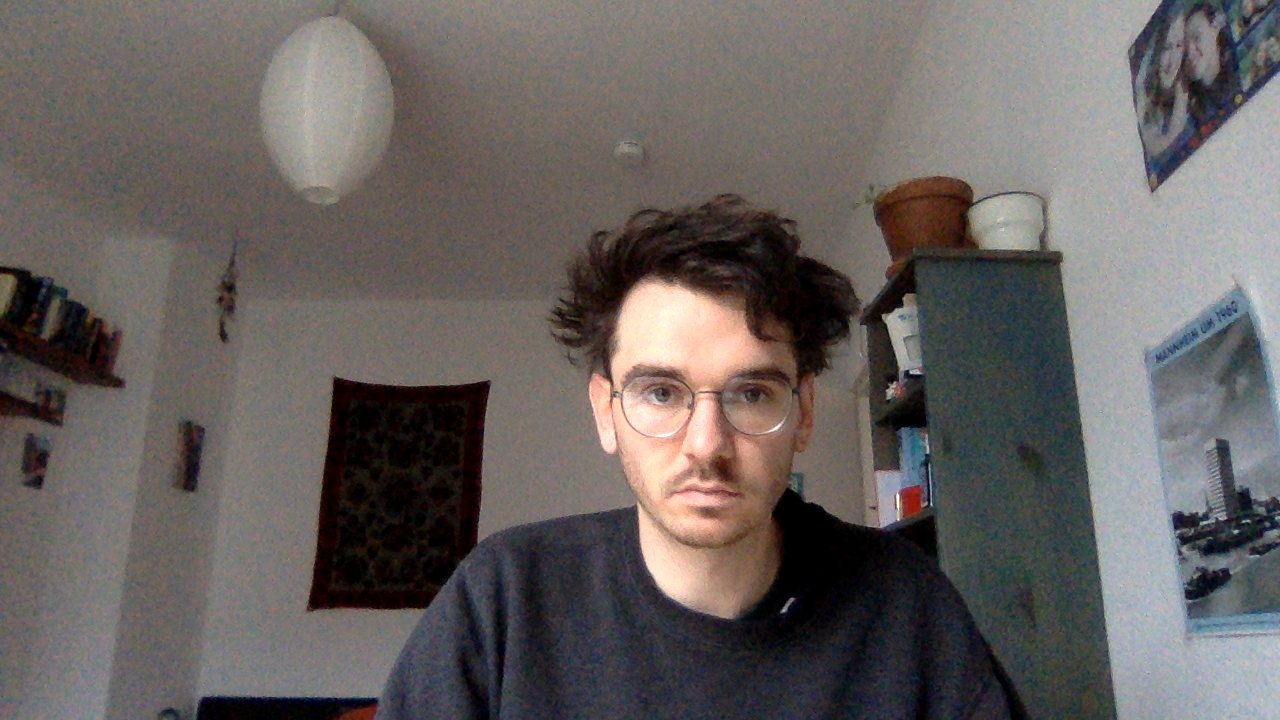
#> input picture edge_detection_sobel_operator/test.png, 1280 x 720 px, given in place of test.jpg, which was not available
$ python open_cv_tut_5.py
#> lines starting #> are read from the running program, lines starting #| are printed output that depends on the picture; after the words box and inside, x2 and y2 are one past the last pixel; in counts of white or black regions, pixels touching at a corner belong together; pictures that were not available may be replaced by others from this repository, and a replacement may not be noted
import 	cv2
import numpy as np
img1 = cv2.imread('test.jpg')
#> img1 is the input picture: shape (720, 1280, 3); mean B, G, R 95.9, 98, 103.2
img2 = cv2.imread('test_2.jpg')
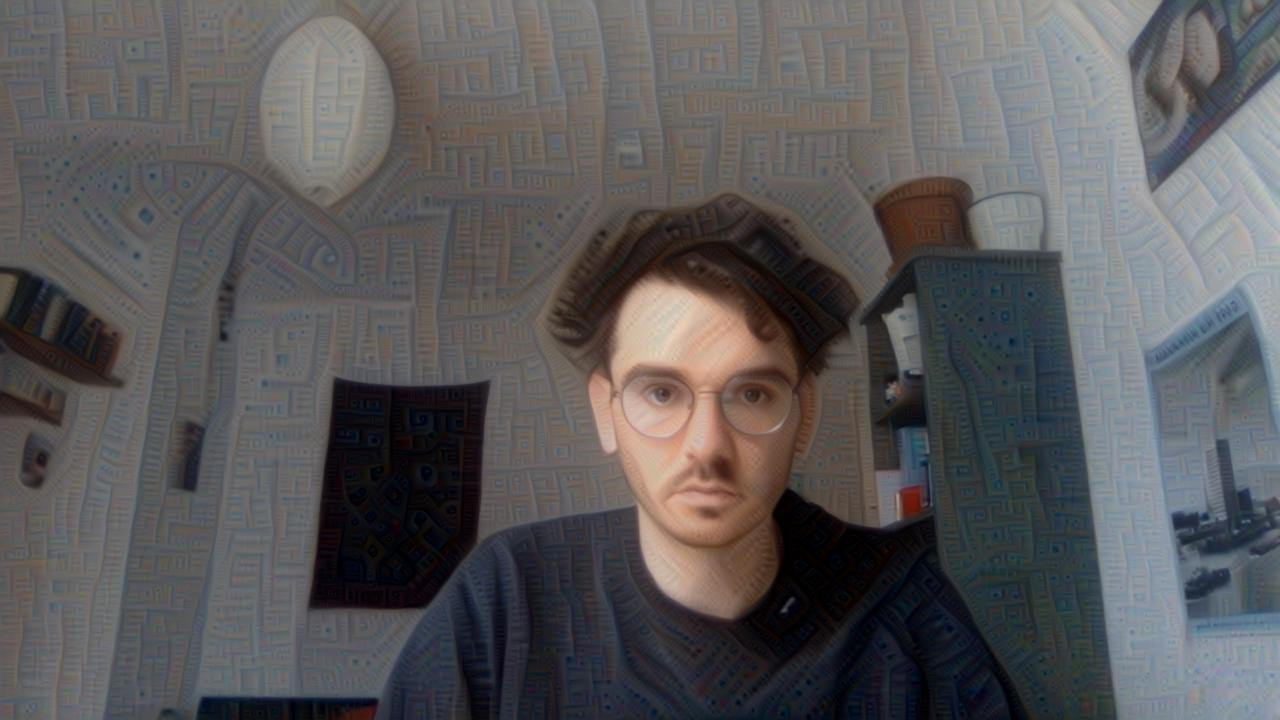
#> input picture edge_detection_sobel_operator/picture_dreamed.jpg, 1280 x 720 px, given in place of test_2.jpg, which was not available
#> img2 is the input picture: shape (720, 1280, 3); mean B, G, R 89.7, 88.4, 89.9
logo = cv2.imread('test_3.jpg')
height, width, channels = img1.shape
#> height = 720; width = 1280; channels = 3
height1, width2, channels3 = img2.shape
#> height1 = 720; width2 = 1280; channels3 = 3

#print(height1,width2,channels3)
#print(height,width,channels)

rows,cols,channels = logo.shape
#> rows = 720; cols = 1280

roi = img1[0:rows, 0:cols]

logo2gray = cv2.cvtColor(logo, cv2.COLOR_BGR2GRAY)
ret,mask = cv2.threshold(logo2gray,80, 255, cv2.THRESH_BINARY_INV) # threshold everything bigger than 80 is converted to 255 (white)
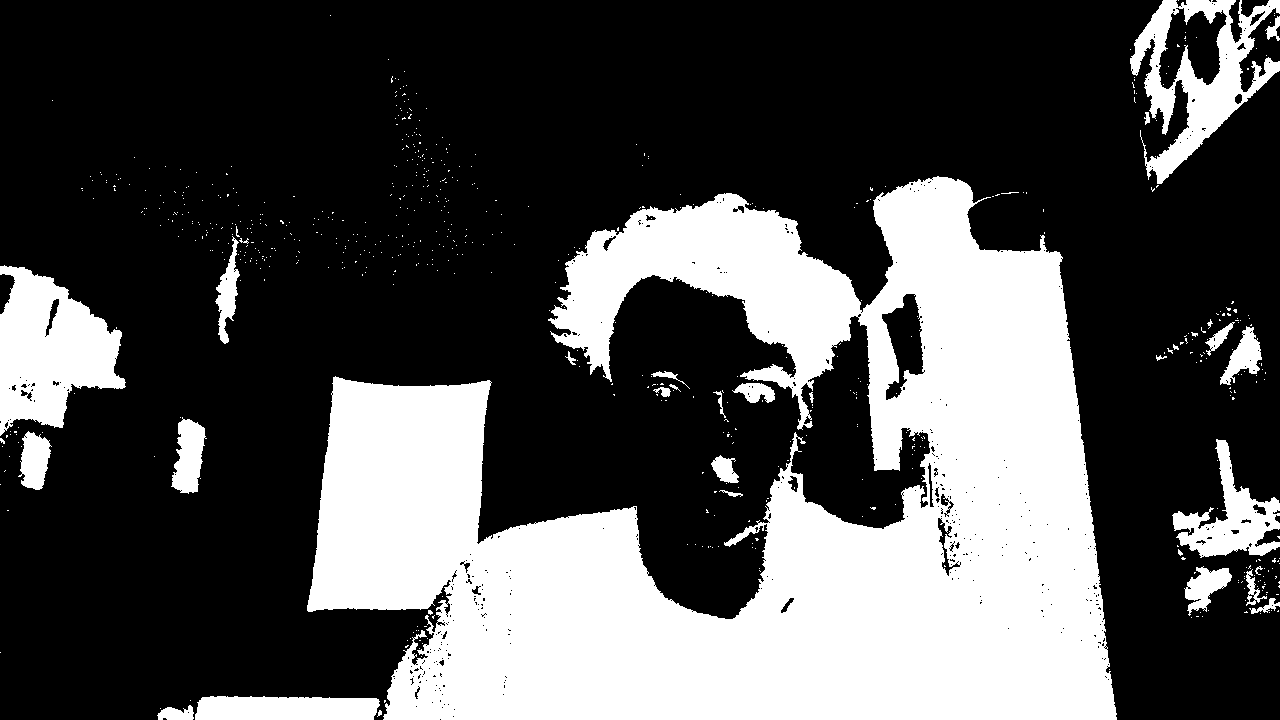
#> mask: shape (720, 1280); 31.3% white; 656 white regions (622 under 20 px), largest, box (x1, y1, x2, y2) and area: (307, 176, 1117, 720) 245001, (0, 265, 126, 436) 13209, (1130, 0, 1280, 184) 10100

#cv2.imshow('mask',mask)
mask_inv = cv2.bitwise_not(mask)

img1_bg = cv2.bitwise_and(roi,roi, mask= mask_inv)
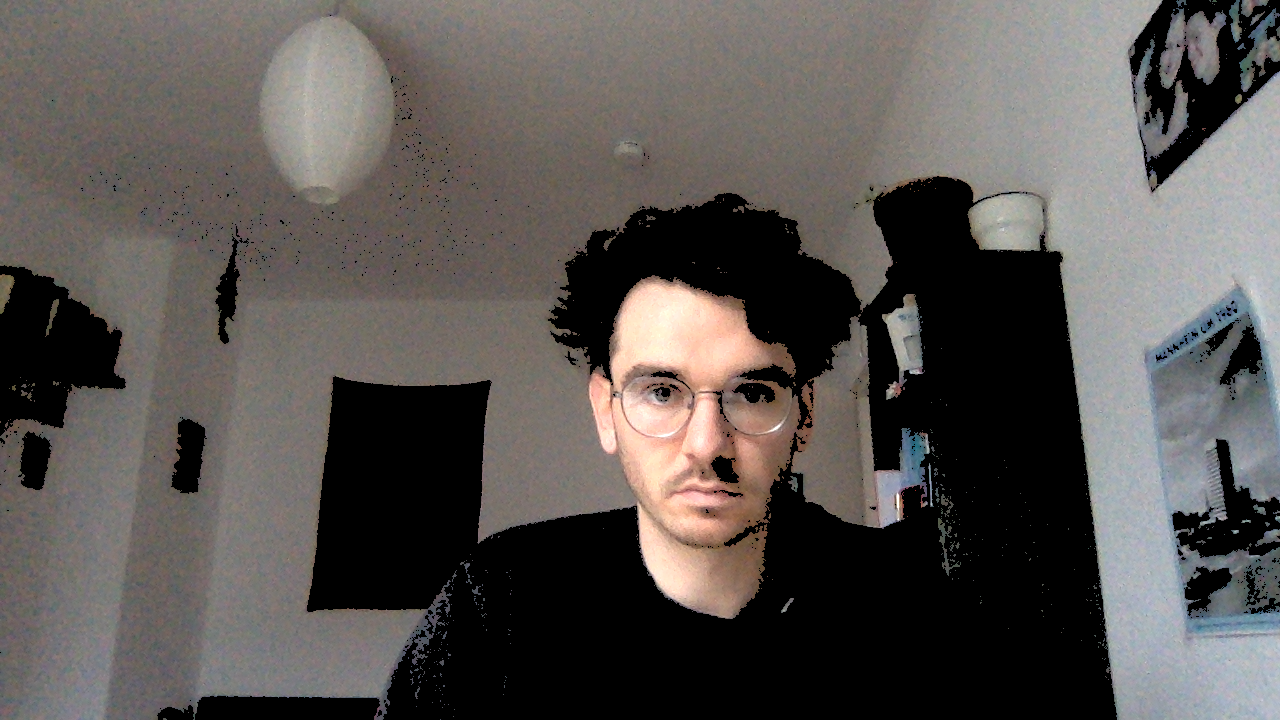
#> img1_bg: shape (720, 1280, 3); mean B, G, R 82.9, 85.7, 90.2
img2_fg = cv2.bitwise_and(logo,logo, mask=mask)
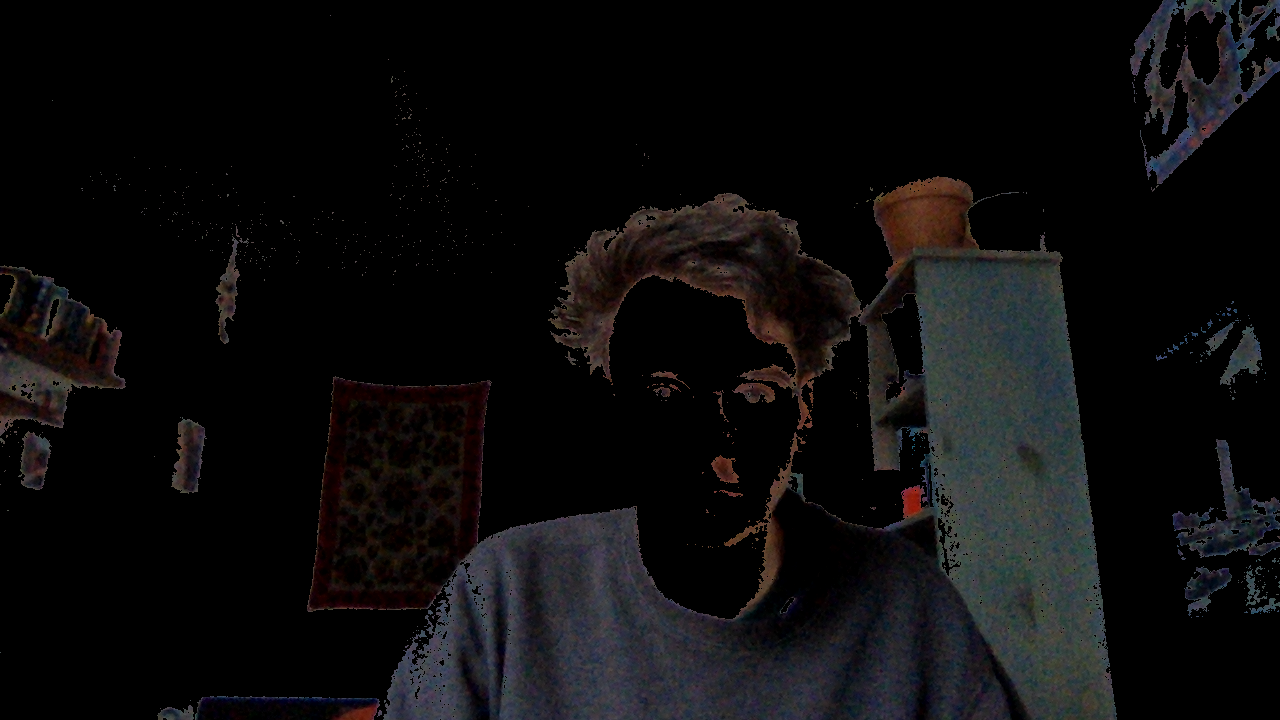
#> img2_fg: shape (720, 1280, 3); mean B, G, R 12.9, 12.3, 13
dst= cv2.add(img1_bg, img2_fg)

img1[0:rows, 0:cols] = dst


cv2.imshow('mask_inv', mask_inv)
cv2.imshow('img1_bg', img1_bg)
cv2.imshow('img2_fg', img2_fg)
cv2.imshow('dst', dst)
cv2.imshow('results', img1)
# [7 lines of commented-out code are left out]
cv2.waitKey(0)
cv2.destroyAllWindows()
